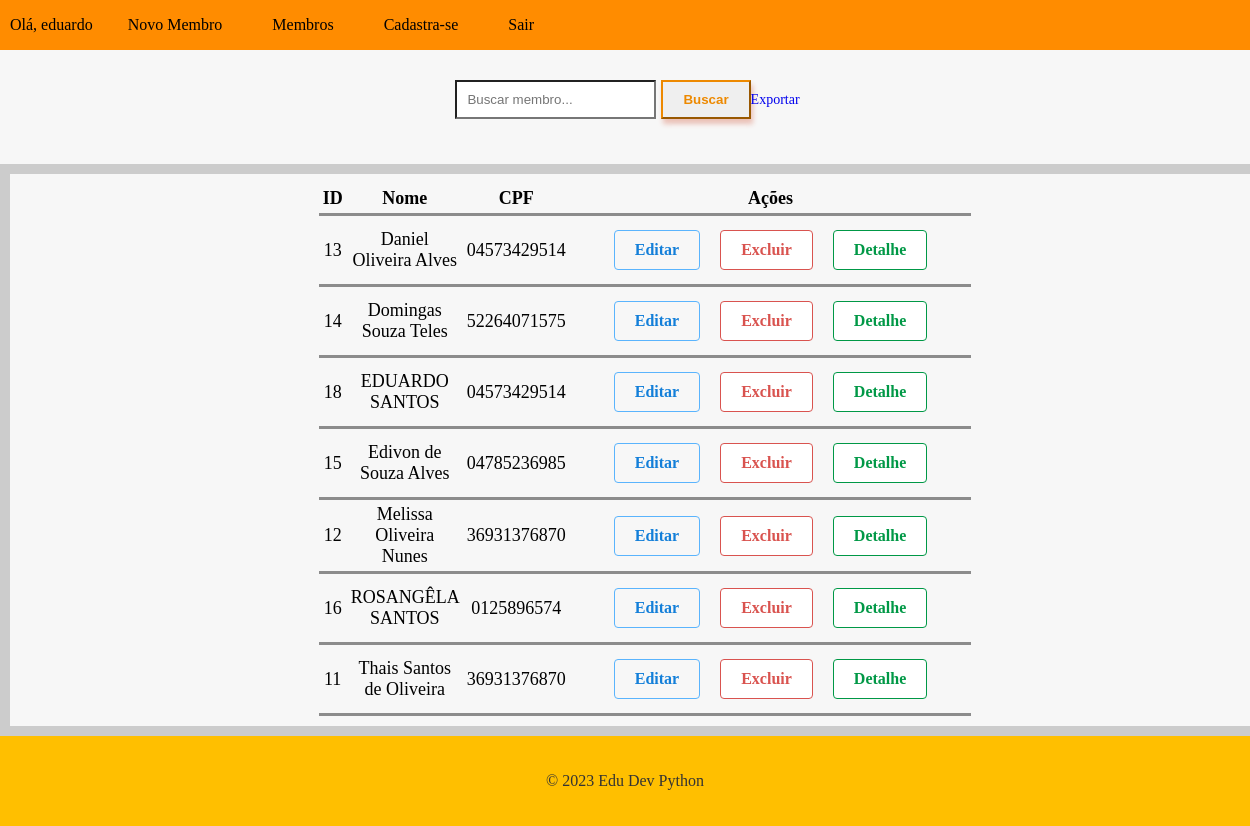
/members/ (signed in), run on an earlier commit of the app's database.
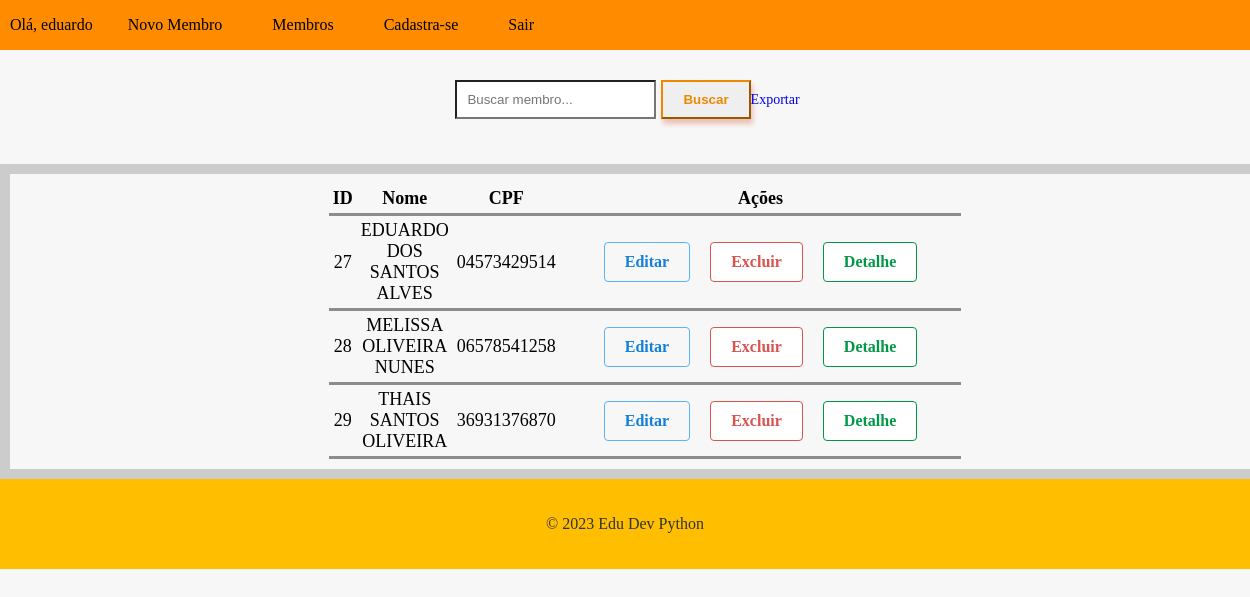
And on a later commit of the database.
### cadmember/models.py (models this page shows, shortened)
class Member(models.Model):
    id = models.AutoField(primary_key=True)
    name = models.CharField(max_length=200, blank=False, null=False, verbose_name='nome')
    cpf = models.CharField(max_length=11, blank=False, null=True, verbose_name="cpf")
    date_birth = models.DateField(null=False, blank=False, verbose_name='data_nascimento',default=" ")
    city_birth = models.ForeignKey(City, on_delete=models.PROTECT, related_name= 'cidade_nascimento', null=True)
    state_birth = models.ForeignKey(State, on_delete=models.PROTECT, related_name= "estado_nascimento", null= True)
    date_baptism = models.DateField(null=False, blank=False, verbose_name='data_batismo')
    address = models.CharField(max_length=200, blank=False, null=False, verbose_name='endereço')
    cep = models.CharField(max_length=8, blank=False, null=False, verbose_name='cep')

### cadmember/views.py (the view)
# urls.py: path('members/', MembersListView.as_view(), name='members_list'),
@method_decorator(login_required(login_url='login'), name='dispatch')
class MembersListView(ListView):
    model = Member
    template_name ='members.html'
    context_object_name ='members'
    def get_queryset(self):
        members = super().get_queryset().order_by('name')
        search = self.request.GET.get('search')
        if search:
             members = members.filter(name__icontains=search)
        return members

### cadmember/templates/members.html (shortened to what this page needs)
{% extends "base.html" %}
{% load static %}
{% block content %}
  <head>
    <link  rel="stylesheet" href="{% static 'css/tabela.css' %}">
  </head>
    <form method="GET" action="{% url  'members_list' %}">
        <input type="text" name="search" placeholder="Buscar membro...">
        <button type="submit">Buscar</button>
        <a href="{% url 'exportar_excel' %}">Exportar</a>
    </form>
    <div class="conteiner">
        <table class="tabela" >
            <thead class="thead">
                <tr>
                    <th scope="col">ID</th>
                    <th scope="col">Nome</th>
                    <th scope="col">CPF</th>
                    <th scope="col">Ações</th>
                </tr>
            </thead>
            <Tbody>
                {% for member in members %}
                <tr>
                    <td>{{ member.id }}</td>
                    <td>{{ member.name }}</td>
                    <td>{{ member.cpf }}</td>
                    <td>
                    <div class="btn">
                        <a href="{% url 'member_update' pk=member.pk %}" class="btn btn-update">Editar</a>
                        <a href="{% url 'member_delete' pk=member.pk%}"  class=" btn btn-danger">Excluir</a>
                        <a href="{% url 'member_detail' pk=member.pk %}" class=" btn btn-detail">Detalhe</a>
                    </div>
                    </td>
                </tr>
                {% endfor %}
            </Tbody>
        </table>
    </div>
{% endblock  %}

### app/templates/base.html (shortened to what this page needs)
{% load static %}
<!DOCTYPE html>
<html lang="en">
<head>
  <link rel="stylesheet" href="{% static 'css/base.css' %}">
</head>
<body>
  <header>
    <nav>
     <ul>
        {% if user.is_authenticated%}
        <li>Olá, {{user.username }}</li>
        <li><a href="{% url 'new_member' %}">Novo Membro</a></li>
        <li><a href="{% url 'members_list' %}">Membros</a></li>
        <li><a href="{% url 'register' %}">Cadastra-se</a></li>
        {% endif%}
        {% if user.is_authenticated %}
        <li><a href="{% url 'logout' %}">Sair</a></li>
        {% endif %}
      </ul>
    </nav>
  </header>
  <main>
    {% block content %}
    {% endblock %}
  </main>
  <footer>
    <p>&copy; 2023 Edu Dev Python</p>
  </footer>
</body>
</html>

### static/css/base.css (style rules this page uses)
body { background-color: #f7f7f7; color: #333; margin: 0; padding: 0; }
header { background-color: #0096c7; color: #000000; text-align: center; }
footer { background-color: #ffbf00; color: #333; padding: 20px; text-align: center; }
nav { background-color: #ff8c00; color: #000000; height: 50px; display: flex; justify-content: space-between; align-items: center; }
nav ul { list-style: none; margin: 0; padding: 0; display: flex; }
nav ul li { margin: 0 10px; }
nav ul li a { color: #000000; text-decoration: none; font-size: 16px; padding: 15px; transition: all 0.3s ease; }
form { padding: 15px; font-size: 14px; margin-bottom: 20px; margin-top: 5px; border-radius: 4px; transition: all linear 160ms; outline: none; }
input { display: flex; padding: 5px; margin: 5px; flex-direction: column; background-color: #fff; gap: 5px; }

### static/css/tabela.css (style rules this page uses)
.conteiner { display: flex; border: 10px solid #ccc; padding: 10px; align-items: center; justify-content: center; width: 100% !important; height: 100% !important; }
.tabela { margin: 0 auto; border-collapse: collapse; width: 50%; }
th, td { font-size: large; padding: 4px; text-align: center; border-bottom: 3px solid #8c8c8c; color: #000; width: 45%; height: inherit; }
.btn { display: flex; color: #000; border: none; padding: 10px 20px; font-size: 16px; border-radius: 4px; cursor: pointer; transition: background-color 0.3s ease-in-out; margin: 0 10px; align-items: center; }
.btn-danger { background-color: white; text-decoration: none !important; border: 1px solid #d9534f; color: #d9534f; font-weight: bold; }
.btn-detail { background-color: #fff; text-decoration: none !important; border: 1px solid #009846; color: #009846; font-weight: bold; }
.btn-update { color: #137fd9; text-decoration: none !important; border: 1px solid #5ab4fd ; font-weight: bold; }
a { text-decoration: none !important; }
form { display: flex; justify-content: center; align-items: center; margin-bottom: 20px; text-align: center; padding: 20px; }
form button[type="submit"] { color: #ed8900; border-color: #ed8900; cursor: pointer; padding: 10px 20px; font-weight: bold; box-shadow: 2px 5px 5px #ebc1b7; }
form input[type="text"] { padding: 10px; }

What changed in the data, as far as the page shows it:
removed Member: id "13", name "Daniel Oliveira Alves", cpf "04573429514"
removed Member: id "14", name "Domingas Souza Teles", cpf "52264071575"
removed Member: id "18", name "EDUARDO SANTOS", cpf "04573429514"
removed Member: id "15", name "Edivon de Souza Alves", cpf "04785236985"
removed Member: id "12", name "Melissa Oliveira Nunes", cpf "36931376870"
removed Member: id "16", name "ROSANGÊLA SANTOS", cpf "0125896574"
removed Member: id "11", name "Thais Santos de Oliveira", cpf "36931376870"
added Member: id "27", name "EDUARDO DOS SANTOS ALVES", cpf "04573429514"
added Member: id "28", name "MELISSA OLIVEIRA NUNES", cpf "06578541258"
added Member: id "29", name "THAIS SANTOS OLIVEIRA", cpf "36931376870"
